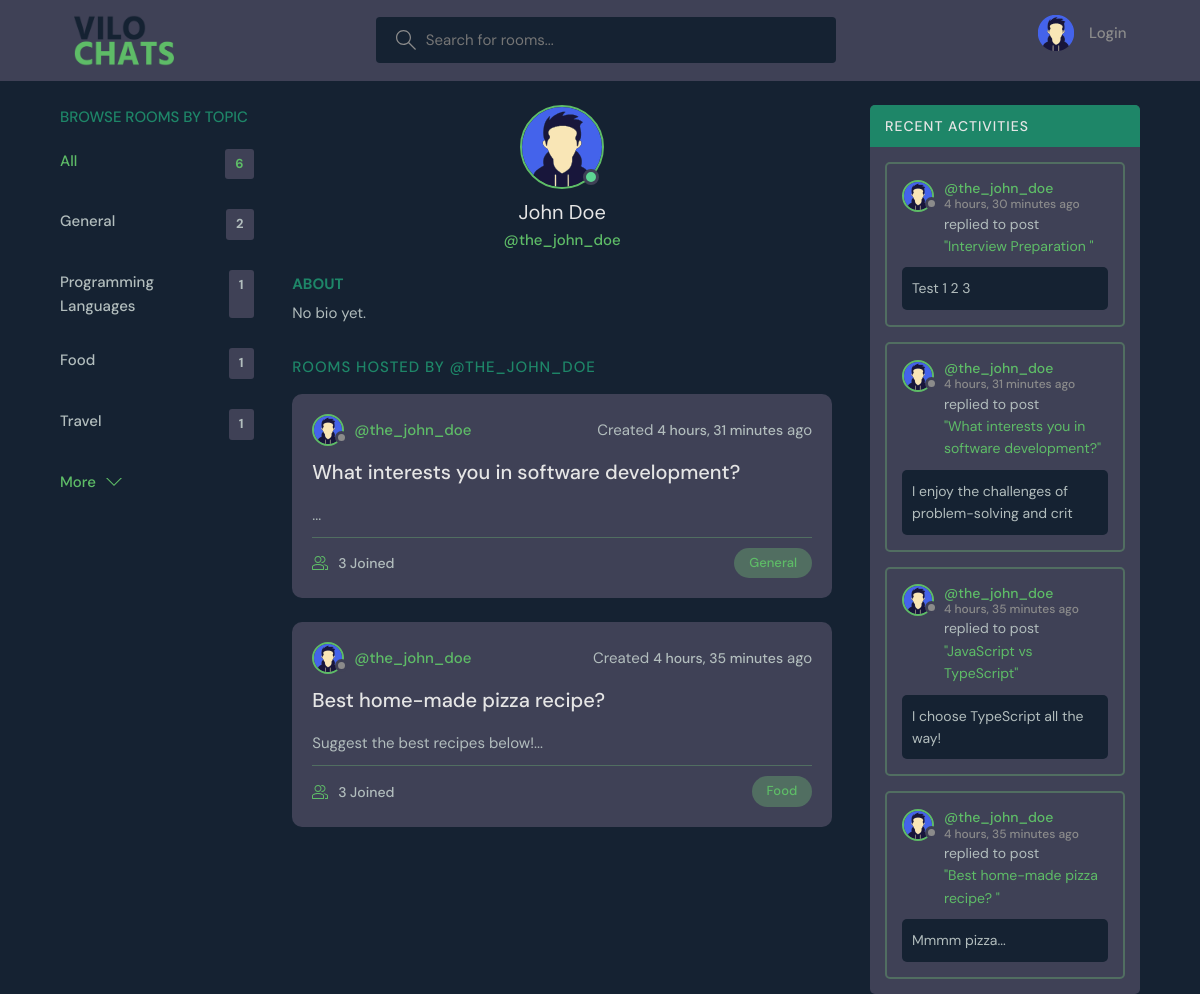
/profile/2/, run on an earlier commit of the app's database.
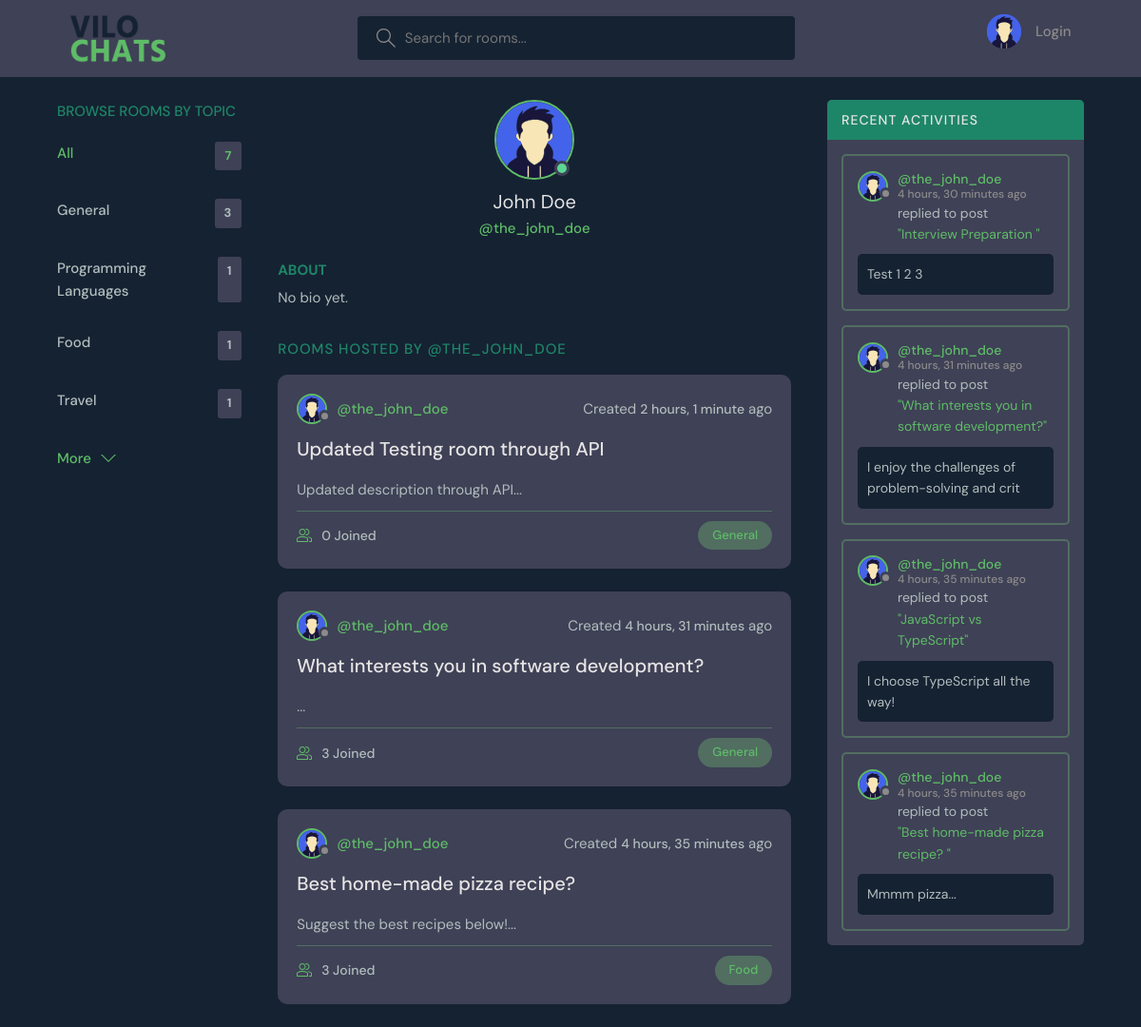
And on a later commit of the database.
### base/models.py (models this page shows, shortened)
class Topic(models.Model):
    name = models.CharField(max_length=200)

class Room(models.Model):
    host = models.ForeignKey(User, on_delete=models.SET_NULL, null=True)
    topic = models.ForeignKey(Topic, on_delete=models.SET_NULL, null=True)
    name = models.CharField(max_length=200)
    description = models.TextField(null=True, blank=True)
    participants = models.ManyToManyField(User, related_name='participants', blank=True)
    updated = models.DateTimeField(auto_now=True)
    created = models.DateTimeField(auto_now_add=True)
    class Meta:
        ordering = ['-updated', '-created']
    def __str__(self):
        return self.name

class User(AbstractUser):
    name = models.CharField(max_length=200, null=True)
    email = models.EmailField(unique=True, max_length=200, null=True)
    bio = models.TextField(null=True, blank=True)
    avatar = models.ImageField(default="avatar.svg", null=True, blank=True)
    USERNAME_FIELD = 'email'
    REQUIRED_FIELDS = []

class Message(models.Model):
    user = models.ForeignKey(User, on_delete=models.CASCADE)
    room = models.ForeignKey(Room, on_delete=models.CASCADE)
    body = models.TextField()
    updated = models.DateTimeField(auto_now=True)
    created = models.DateTimeField(auto_now_add=True)
    class Meta:
        ordering = ['-updated', '-created']
    def __str__(self):
        return self.body[0:50]

### base/views.py (the view)
# urls.py: path('profile/<str:pk>/', views.userProfile, name="user-profile"),
def userProfile(request, pk):
    user = User.objects.get(id=pk)
    rooms = user.room_set.all()
    room_messages = user.message_set.all()[0:4]
    topics = Topic.objects.all()[:4]
    all_rooms_count = Room.objects.all().count()
    context = {'user': user, 'rooms': rooms, 'room_messages': room_messages, 'topics': topics, 'all_rooms': all_rooms_count }
    return render(request, 'base/profile.html', context)

### base/templates/base/profile.html (shortened to what this page needs)
{% extends 'main.html' %} {% block content %}
<main class="profile-page layout layout--3">
  <div class="container">
    {% include 'base/topics_component.html' %}
    <div class="roomList">
      <div class="profile">
        <div class="profile__avatar">
          <div class="avatar avatar--large active">
            <img src="{{user.avatar.url}}" />
          </div>
        </div>
        <div class="profile__info">
          <h3>{{ user.name }}</h3>
          <p>@{{ user.username }}</p>
        </div>
        <div class="profile__about">
          <h3>About</h3>
          <p>
            {{user.bio|default:"No bio yet."}}
          </p>
        </div>
      </div>
      <div class="roomList__header">
        <div>
          <h2>Rooms Hosted by @{{ user.username }}</a>
          </h2>
        </div>
      </div>
      {% include 'base/feed_component.html' %}
    </div>
    {% include 'base/activity_component.html' %}
  </div>
</main>
{% endblock content %}

### base/templates/base/topics_component.html
<div class="topics">
  <div class="topics__header">
    <h2>Browse Rooms by Topic</h2>
  </div>
  <ul class="topics__list">
    <li>
      <a href="{% url 'home' %}" class="active">
        All <span>{{all_rooms}}</span>
      </a>
    </li>
    {% for topic in topics %}
    <li>
      <a href="{% url 'home' %}?q={{topic.name}}">
        {{topic.name}} <span>{{topic.room_set.all.count}}</span>
      </a>
    </li>
    {% endfor %}
  </ul>
  <a class="btn btn--link" href="{% url 'topics' %}">
    More
    <svg
      version="1.1"
      xmlns="http://www.w3.org/2000/svg"
      width="32"
      height="32"
      viewBox="0 0 32 32"
    >
      <path d="M16 21l-13-13h-3l16 16 16-16h-3l-13 13z"></path>
    </svg>
  </a>
</div>

### base/templates/base/feed_component.html (shortened to what this page needs)
{% for room in rooms %}
<div class="roomListRoom">
  <div class="roomListRoom__header">
    <a
      href="{% url 'user-profile' room.host.id %}"
      class="roomListRoom__author"
    >
      <div class="avatar avatar--small">
        <img src="{{room.host.avatar.url}}" />
      </div>
      <span>@{{ room.host.username }}</span>
    </a>
    <div class="roomListRoom__actions">
      <p>Created <span>{{ room.created|timesince }}</span> ago</p>
    </div>
  </div>
  <div class="roomListRoom__content">
    <a href="{% url 'room' room.id %}">{{ room.name }}</a>
    <p>{{ room.description|slice:"200" }}...</p>
  </div>
  <div class="roomListRoom__meta">
    <a href="{% url 'room' room.id %}" class="roomListRoom__joined">
      {{room.participants.count}} Joined
    </a>
    <a href="{% url 'home' %}?q={{room.topic.name}}">
      <p class="roomListRoom__topic">{{room.topic.name}}</p>
    </a>
  </div>
</div>
{% endfor %}

### base/templates/base/activity_component.html (shortened to what this page needs)
<div class="activities">
  <div class="activities__header">
    <h2>Recent Activities</h2>
  </div>
  {% for message in room_messages %}
  <div class="activities__box">
    <div class="activities__boxHeader roomListRoom__header">
      <a
        href="{% url 'user-profile' message.user.id %}"
        class="roomListRoom__author"
      >
        <div class="avatar avatar--small">
          <img src="{{message.user.avatar.url}}" />
        </div>
        <p>
          @{{ message.user.username }}
          <span>{{ message.created|timesince }} ago</span>
        </p>
      </a>
    </div>
    <div class="activities__boxContent">
      <p>
        replied to post
        <a href="{% url 'room' message.room.id %}"> "{{ message.room }}"</a>
      </p>
      <div class="activities__boxRoomContent">{{ message }}</div>
    </div>
  </div>
  {% endfor %}
</div>

What changed in the data, as far as the page shows it:
computed for Topic "General": room_set.all.count "2" → "3"
added Room: host.avatar (placeholder picture), host.username "the_john_doe", created "2 hours, 1 minute", name "Updated Testing room through API", description "Updated description through API", participants.count "0", topic.name "General"
Also different on the page:
{{ all_rooms }}: "6" → "7"
